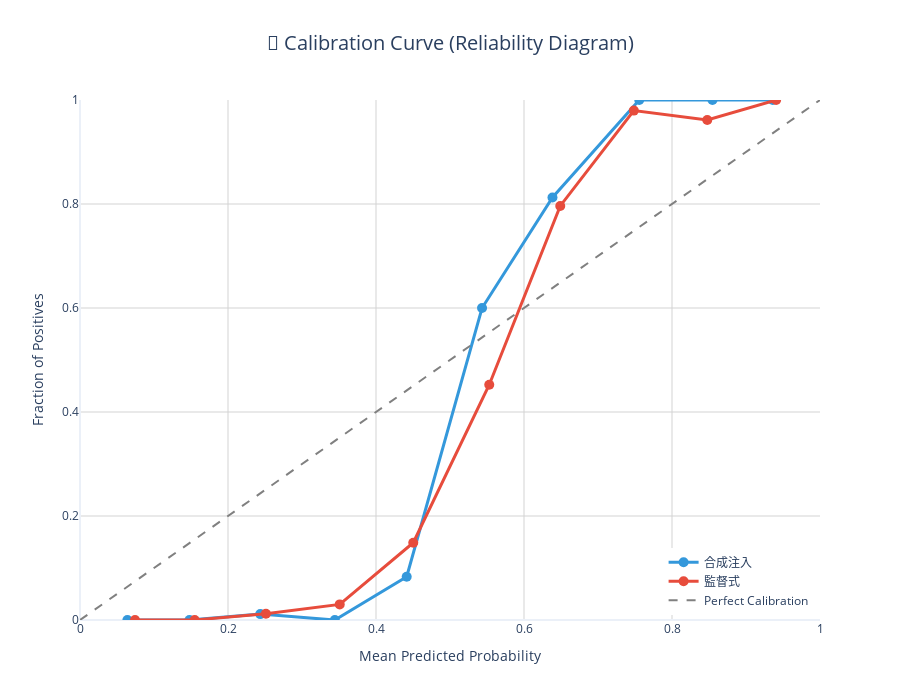

Here is the notebook cell this chart was saved with:
### Markdown cell above
### 10.7 綜合指標儀表板 📊✨

### Code cell
# 創建互動式校準曲線
fig_calibration = create_interactive_calibration_curve(
    y_test,
    y_probs_dict,
    n_bins=10,
    output_path="docs/calibration_curve.html"
)
fig_calibration.show()

print("✅ 互動式校準曲線已儲存至 docs/calibration_curve.html")

### Figure 1 — Plotly figure (JSON) as saved in the notebook; plotly's stock layout.template omitted (floating-point values rounded to 4 significant figures)
{"data": [{"hovertemplate": "Predicted: %{x:.3f}<br>Actual: %{y:.3f}<extra></extra>", "line": {"color": "#3498db", "width": 3}, "marker": {"size": 10}, "mode": "lines+markers", "name": "合成注入", "type": "scatter", "x": [0.06405, 0.1479, 0.2436, 0.3444, 0.4415, 0.5433, 0.6385, 0.7557, 0.8547, 0.9362], "y": [0.0, 0.0, 0.01136, 0.0, 0.08333, 0.6, 0.8125, 1.0, 1.0, 1.0]}, {"hovertemplate": "Predicted: %{x:.3f}<br>Actual: %{y:.3f}<extra></extra>", "line": {"color": "#e74c3c", "width": 3}, "marker": {"size": 10}, "mode": "lines+markers", "name": "監督式", "type": "scatter", "x": [0.07436, 0.155, 0.2512, 0.351, 0.4504, 0.553, 0.649, 0.7484, 0.8477, 0.9407], "y": [0.0, 0.0, 0.01205, 0.03, 0.1486, 0.4524, 0.7963, 0.9796, 0.9615, 1.0]}, {"hoverinfo": "skip", "line": {"color": "gray", "dash": "dash", "width": 2}, "mode": "lines", "name": "Perfect Calibration", "showlegend": true, "type": "scatter", "x": [0, 1], "y": [0, 1]}], "layout": {"height": 700, "hovermode": "closest", "legend": {"x": 0.99, "xanchor": "right", "y": 0.01, "yanchor": "bottom"}, "title": {"font": {"size": 20}, "text": "🎯 Calibration Curve (Reliability Diagram)", "x": 0.5, "xanchor": "center"}, "width": 900, "xaxis": {"gridcolor": "lightgray", "range": [0, 1], "title": {"text": "Mean Predicted Probability"}}, "yaxis": {"gridcolor": "lightgray", "range": [0, 1], "title": {"text": "Fraction of Positives"}}}}
